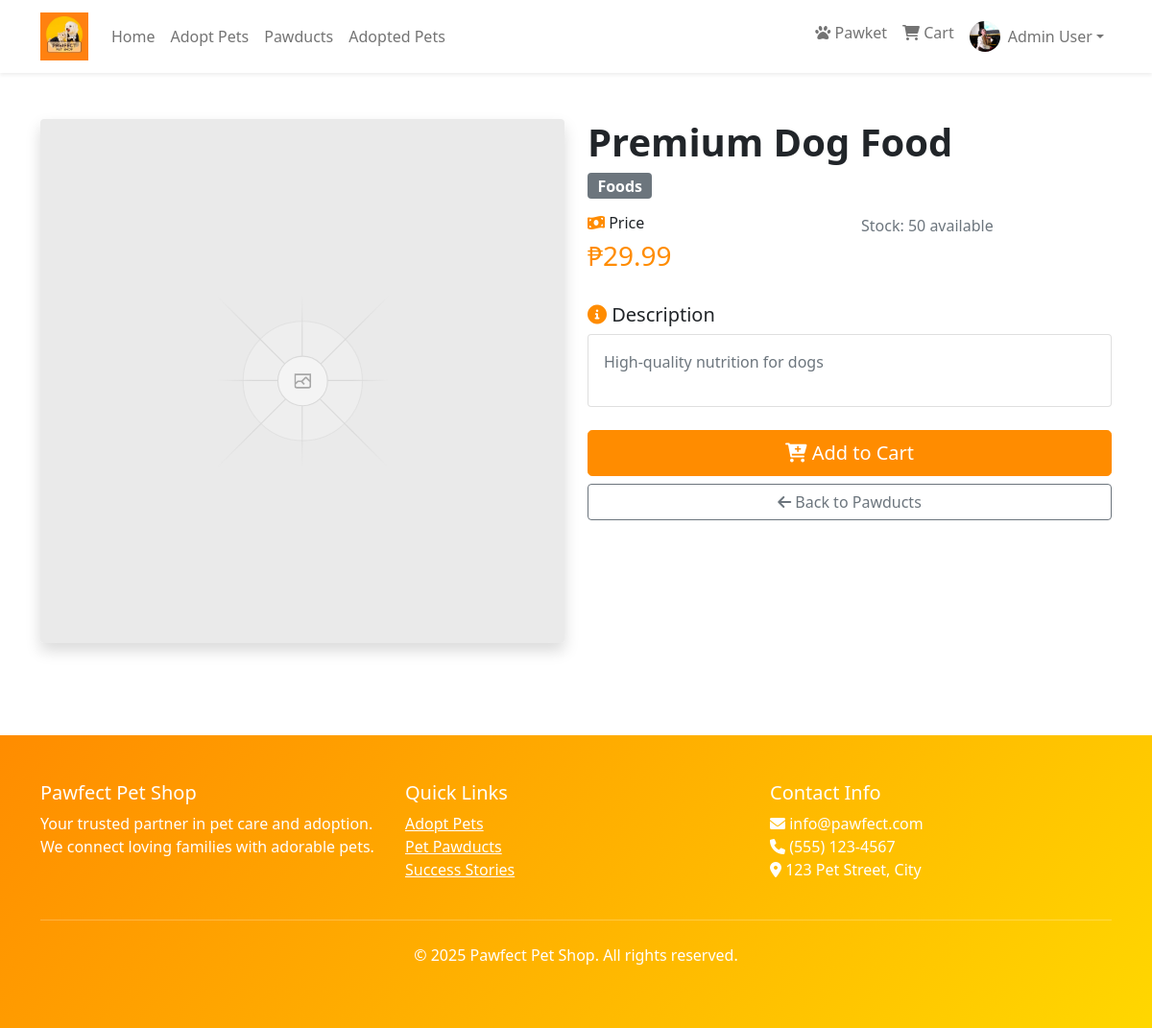
The page /product/1 (signed in) on the database its author committed.
### tables this page shows
CREATE TABLE IF NOT EXISTS settings (
    id INT AUTO_INCREMENT PRIMARY KEY,
    setting_key VARCHAR(100) UNIQUE NOT NULL,
    setting_value TEXT
);

CREATE TABLE IF NOT EXISTS users (
    id INT AUTO_INCREMENT PRIMARY KEY,
    avatar TEXT NULL,
    first_name VARCHAR(50) NOT NULL,
    last_name VARCHAR(50) NOT NULL,
    email VARCHAR(100) UNIQUE NOT NULL,
    password TEXT NOT NULL,
    phone VARCHAR(20),
    role ENUM('user', 'admin') DEFAULT 'user',
    is_banned BOOLEAN DEFAULT FALSE
);

CREATE TABLE IF NOT EXISTS products (
    id INT PRIMARY KEY AUTO_INCREMENT,
    name VARCHAR(255) NOT NULL,
    product_image VARCHAR(255),
    stock_quantity INT NOT NULL DEFAULT 0,
    type ENUM('foods', 'accessories') NOT NULL,
    price DECIMAL(10,2) NOT NULL,
    description TEXT,
    created_by INT NULL,
    FOREIGN KEY (created_by) REFERENCES users(id) ON DELETE SET NULL
);

### controllers/ProductController.php (called while the page is built, shortened)
<?php
require_once 'models/Product.php';
class ProductController extends Controller {
    public function show($id) {
        $productModel = new Product();
        $product = $productModel->getById($id);
        $this->view('products/show', [
            'product' => $product
        ]);
    }
}
?>

### config/config.php (called while the page is built, shortened)
<?php
require_once 'database.php';
function isLoggedIn() {
    return isset($_SESSION['user_id']);
}
function getSetting($key, $default = '') {
    global $pdo;
    $stmt = $pdo->prepare("SELECT setting_value FROM settings WHERE setting_key = ?");
    $stmt->execute([$key]);
    $result = $stmt->fetch();
    return $result ? $result['setting_value'] : $default;
}
?>

### models/User.php (called while the page is built, shortened)
<?php
class User extends Model {
    protected $pdo;
    public function __construct() {
        global $pdo;
        $this->pdo = $pdo;
    }
    public function getById($id) {
        $stmt = $this->pdo->prepare("SELECT * FROM users WHERE id = ?");
        $stmt->execute([$id]);
        return $stmt->fetch();
    }
}
?>

### models/Product.php (called while the page is built, shortened)
<?php
class Product {
    private $pdo;
    public function __construct() {
        global $pdo;
        $this->pdo = $pdo;
    }
    public function getById($id) {
        $stmt = $this->pdo->prepare("SELECT * FROM products WHERE id = ?");
        $stmt->execute([$id]);
        return $stmt->fetch();
    }
}
?>

### views/products/show.php (the view, shortened to what this page needs)
<?php require_once 'views/layout/header.php'; ?>
<div class="container py-5">
    <div class="row">
        <div class="col-md-6">
            <img src="<?php echo BASE_URL . $product['product_image']; ?>" class="img-fluid rounded shadow" alt="<?php echo $product['name']; ?>">
        </div>
        <div class="col-md-6">
            <h1 class="fw-bold"><?php echo $product['name']; ?></h1>
            <div class="mb-3">
                <span class="badge bg-secondary fs-6"><?php echo ucfirst($product['type']); ?></span>
            </div>
            <div class="row mb-4">
                <div class="col-6">
                    <h6><i class="fas fa-money-bill-wave text-primary"></i> Price</h6>
                    <h3 class="text-primary">₱<?php echo number_format($product['price'], 2); ?></h3>
                </div>
                <div class="col-6">
                    <p class="text-muted">
                        Stock: <?php echo $product['stock_quantity']; ?> available
                    </p>
                </div>
            </div>
            <div class="mb-4">
                <h5><i class="fas fa-info-circle text-primary"></i> Description</h5>
                <div class="card">
                    <div class="card-body">
                        <p class="text-muted" style="white-space: pre-line; line-height: 1.6;"><?php echo htmlspecialchars($product['description']); ?></p>
                    </div>
                </div>
            </div>
            <div class="d-grid gap-2">
                <?php if (isLoggedIn() && $product['stock_quantity'] > 0): ?>
                    <button class="btn btn-primary btn-lg add-to-cart" data-id="<?php echo $product['id']; ?>" data-name="<?php echo $product['name']; ?>">
                        <i class="fas fa-cart-plus"></i> Add to Cart
                    </button>
                <?php elseif (!isLoggedIn()): ?>
                    <a href="<?php echo BASE_URL; ?>/login" class="btn btn-primary btn-lg">
                        Login to Purchase
                    </a>
                <?php else: ?>
                    <button class="btn btn-secondary btn-lg" disabled>
                        Out of Stock
                    </button>
                <?php endif; ?>
                <a href="<?php echo BASE_URL; ?>/pawducts" class="btn btn-outline-secondary">
                    <i class="fas fa-arrow-left"></i> Back to Pawducts
                </a>
            </div>
        </div>
    </div>
</div>
<?php require_once 'views/layout/footer.php'; ?>

### views/layout/header.php (shortened to what this page needs)
<?php
require_once 'models/User.php';
?>
<!DOCTYPE html>
<html lang="en">
<head>
    <link href="https://cdn.jsdelivr.net/npm/bootstrap@5.1.3/dist/css/bootstrap.min.css" rel="stylesheet">
    <link href="https://cdnjs.cloudflare.com/ajax/libs/font-awesome/6.0.0/css/all.min.css" rel="stylesheet">
</head>
<body>
    <nav class="navbar navbar-expand-lg navbar-light bg-white shadow-sm">
        <div class="container">
            <a class="navbar-brand" href="<?php echo BASE_URL; ?>">
                <?php if (getSetting('site_logo')): ?>
                    <img src="<?php echo BASE_URL . getSetting('site_logo'); ?>" alt="<?php echo getSetting('brand_name', 'Pawfect Pet Shop'); ?>" class="logo-img">
                <?php else: ?>
                    <img src="<?php echo BASE_URL; ?>/public/uploads/logo/PawfectPetShopLogo.jpg" alt="<?php echo getSetting('brand_name', 'Pawfect Pet Shop'); ?>" class="logo-img">
                <?php endif; ?>
            </a>
            <div class="collapse navbar-collapse" id="navbarNav">
                <ul class="navbar-nav me-auto">
                    <li class="nav-item">
                        <a class="nav-link" href="<?php echo BASE_URL; ?>">Home</a>
                    </li>
                    <li class="nav-item">
                        <a class="nav-link" href="<?php echo BASE_URL; ?>/pets">Adopt Pets</a>
                    </li>
                    <li class="nav-item">
                        <a class="nav-link" href="<?php echo BASE_URL; ?>/pawducts">Pawducts</a>
                    </li>
                    <li class="nav-item">
                        <a class="nav-link" href="<?php echo BASE_URL; ?>/adopted-pets">Adopted Pets</a>
                    </li>
                </ul>
                <ul class="navbar-nav">
                    <?php if (isLoggedIn()): ?>
                        <li class="nav-item">
                            <a href="<?php echo BASE_URL; ?>/pawket" class="nav-link position-relative">
                                <i class="fas fa-paw"></i> Pawket
                            </a>
                        </li>
                        <li class="nav-item">
                            <a class="nav-link position-relative" href="<?php echo BASE_URL; ?>/cart">
                                <i class="fas fa-shopping-cart"></i> Cart
                            </a>
                        </li>
                        <li class="nav-item dropdown">
                            <a class="nav-link dropdown-toggle d-flex align-items-center" href="#" id="navbarDropdown" role="button" data-bs-toggle="dropdown">
                                <?php
                                $userModel = new User();
                                $user = $userModel->getById($_SESSION['user_id']);
                                if ($user && $user['avatar']): ?>
                                    <img src="<?php echo BASE_URL . $user['avatar']; ?>" alt="Profile" class="rounded-circle me-2" style="width: 32px; height: 32px; object-fit: cover;">
                                <?php else: ?>
                                    <i class="fas fa-user-circle me-2"></i>
                                <?php endif; ?>
                                <?php echo $_SESSION['user_name']; ?>
                            </a>
                        </li>
                    <?php endif; ?>
                </ul>
            </div>
        </div>
    </nav>
</body>
</html>

### rows shown on the page
settings: setting_value (picture)
users: avatar (picture)
products: product_image (placeholder picture), name "Premium Dog Food", type "Foods", price "29.99", stock_quantity "50", description "High-quality nutrition for dogs"

### other values the page prints
$_SESSION['user_name'] "Admin User"
